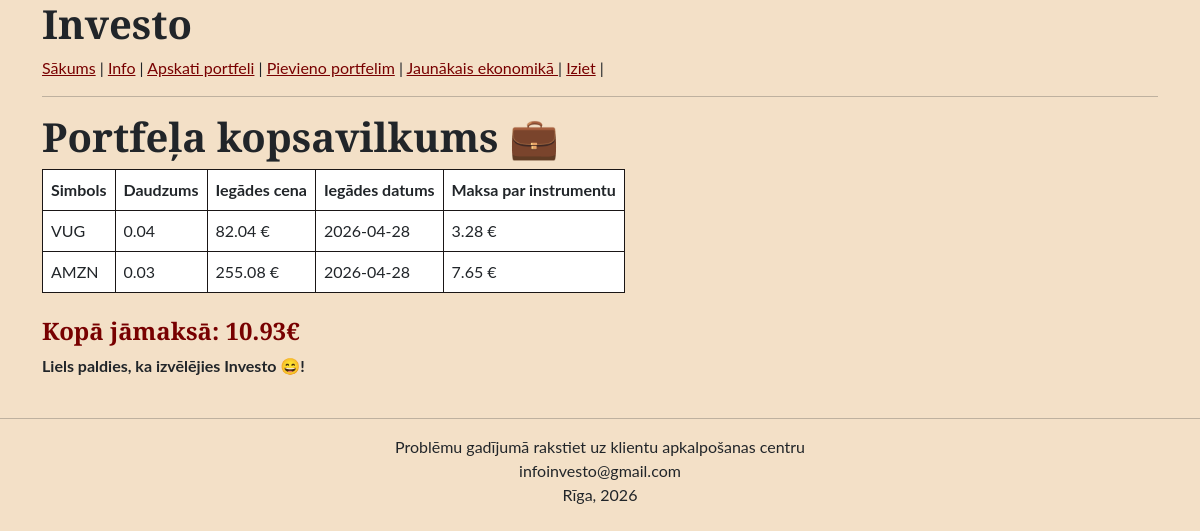
Before: /apskatit (signed in) with the older database file.
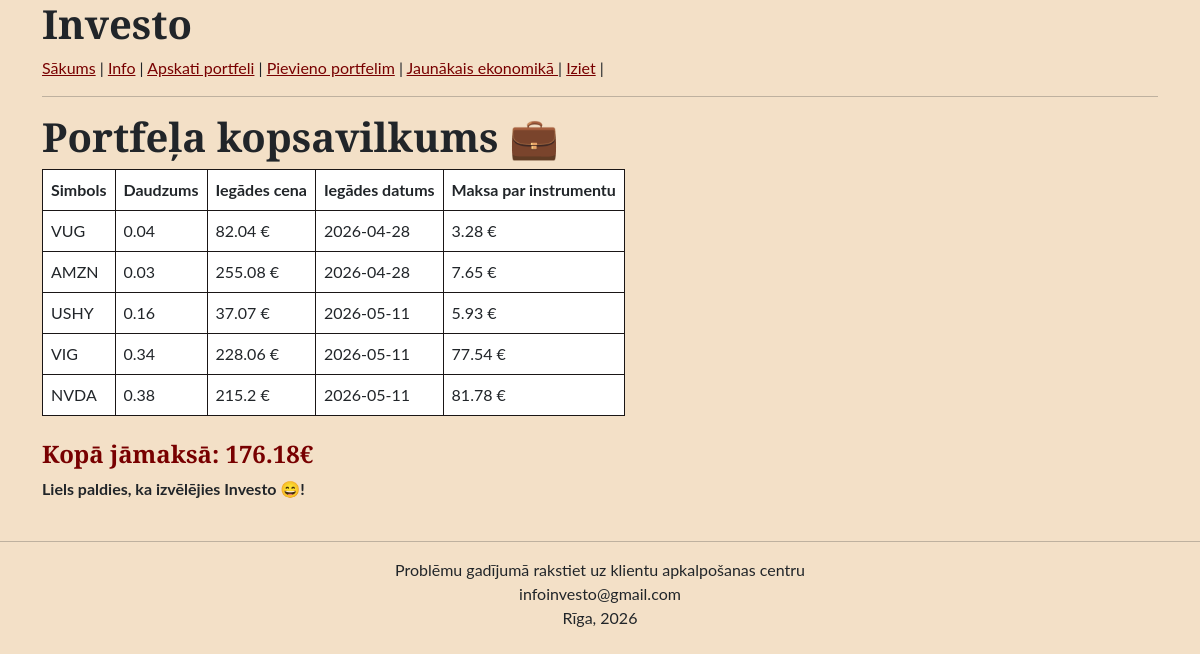
After: the same page with the newer database file.
### tables this page shows
CREATE TABLE "Portfeļa_aktīvi" (
	"ID"	INTEGER NOT NULL,
	"portfeļa_id"	INTEGER,
	"aktiva_id"	INTEGER,
	"daudzums"	REAL,
	"iegades_cena"	REAL,
	"iegades_datums"	TEXT,
	PRIMARY KEY("ID")
);

CREATE TABLE "Aktivi" (
	"ID"	INTEGER NOT NULL,
	"simbols"	TEXT,
	"nosaukums"	TEXT,
	"aktiva_tips"	TEXT,
	"daudzums"	REAL,
	"iegades_cena"	REAL,
	PRIMARY KEY("ID"),
	FOREIGN KEY("nosaukums") REFERENCES "Aktivi"
);

### app.py (the view)
@app.route("/apskatit")  # Lapa portfeļa instrumentu apskatīšanai
def apskatit():
    conn = sqlite3.connect("investicijas.db")
    conn.row_factory = sqlite3.Row
    c = conn.cursor()
    c.execute("""
        SELECT
            Aktivi.simbols,
            "Portfeļa_aktīvi".daudzums,
            "Portfeļa_aktīvi".iegades_cena,
            "Portfeļa_aktīvi".iegades_datums,
            ROUND("Portfeļa_aktīvi".daudzums * "Portfeļa_aktīvi".iegades_cena, 2) AS jamaksa
        FROM "Portfeļa_aktīvi"
        JOIN Aktivi ON "Portfeļa_aktīvi".aktiva_id = Aktivi.ID
        JOIN "Portfeļi" ON "Portfeļa_aktīvi"."portfeļa_id" = "Portfeļi".ID
        WHERE "Portfeļi".lietotaja_id = ?
    """, (session["id"],))
    pirkumi = c.fetchall()
    conn.close()
    kopejaa_summa = 0
    for p in pirkumi:
        kopejaa_summa += p["jamaksa"]
    return render_template("apkopojums.html",pirkumi=pirkumi,  kopejaa_summa=round(kopejaa_summa, 2))

### app.py (called while the page is built)
@app.before_request
def gatekeeper():
    publiskie_celi = ['login', 'registreties', 'static']
    if 'id' not in session and request.endpoint not in publiskie_celi:
        return redirect("/pieteikties")

### templates/apkopojums.html
{% extends "pamats.html" %}
{% block content %}
<table border = "1">
   <colgroup>
    <col span="5" style="background-color: #ffffff">
  </colgroup>
  <h1> Portfeļa kopsavilkums  💼</h1>
  <thead>
    <tr>
      <th>Simbols</th>
      <th>Daudzums </th>
      <th>Iegādes cena</th>
      <th>Iegādes datums</th>
      <th>Maksa par instrumentu</th>
    </tr>
  </thead>
  <tbody>
      {% for p in pirkumi %}
      <tr>
        <td>{{p.simbols}}</td>
        <td>{{p.daudzums}}</td>
        <td>{{ p.iegades_cena }} €</td>
        <td>{{ p.iegades_datums }}</td>
        <td>{{ p.jamaksa }} €</td>
      </tr>
      {% endfor %}
  </tbody>
</table>
<br>
<h4> Kopā jāmaksā: {{kopejaa_summa}}€ </h4>
  <strong>
    Liels paldies, ka izvēlējies Investo 😄!
  </strong>
{% endblock %}

### templates/pamats.html (shortened to what this page needs)
<!DOCTYPE html>
<html>
<head>
	<link href="https://cdn.jsdelivr.net/npm/bootstrap@5.3.8/dist/css/bootstrap.min.css" rel="stylesheet">
	<link rel="stylesheet" href="{{ url_for('static', filename='css/style.css') }}">
</head>
<body>
	<div class="container">
		<h1>Investo</h1>
		<nav>
			<a href="/">Sākums</a> |
			{% if session.get("id") %}
			<a href="/info">Info</a> |
			<a href="/apskatit">Apskati portfeli</a> |
			<a href="/pievienot">Pievieno portfelim</a> |
			<a href="/zinas">Jaunākais ekonomikā </a> |
			<a href="/atslegties">Iziet</a> |
			{% else %}
			<a href="/pieteikties">Pieteikties</a> |
			<a href="/registreties">Reģistrēties</a> |
			{% endif %}
		</nav>
		<hr>
		{% block content %}
		{% endblock %}
       <br>
       <br>
	</div>
	<hr>
	    <footer class = "text-center">
			Problēmu gadījumā rakstiet uz klientu apkalpošanas centru<br>
			infoinvesto@gmail.com <br> Rīga, 2026
	    </footer>
</body>
</html>

### static/css/style.css (style rules this page uses)
:root { --primary-custom: #f3e0c7; --accent-custom: #780000; --bg-light: #c27a46; }
a { color: var(--accent-custom) !important; }
body { font-family: 'Lato', sans-serif; background-color : var(--primary-custom) !important; }
td, th { border: 1px solid #1a1616; text-align: left; padding: 8px; }
h1, h2, h3 { font-family: 'Merriweather', sans-serif; font-weight: bold; }
h4 { font-family: 'Merriweather', sans-serif; font-weight: bold; color: var(--accent-custom) !important; }

Changed rows visible on the page:
added Portfeļa_aktīvi: simbols "USHY", daudzums "0.16", iegades_cena "37.07", iegades_datums "2026-05-11", jamaksa "5.93"
added Portfeļa_aktīvi: simbols "VIG", daudzums "0.34", iegades_cena "228.06", iegades_datums "2026-05-11", jamaksa "77.54"
added Portfeļa_aktīvi: simbols "NVDA", daudzums "0.38", iegades_cena "215.2", iegades_datums "2026-05-11", jamaksa "81.78"
Other visible differences:
{{ kopejaa_summa }}: "10.93" → "176.18"
